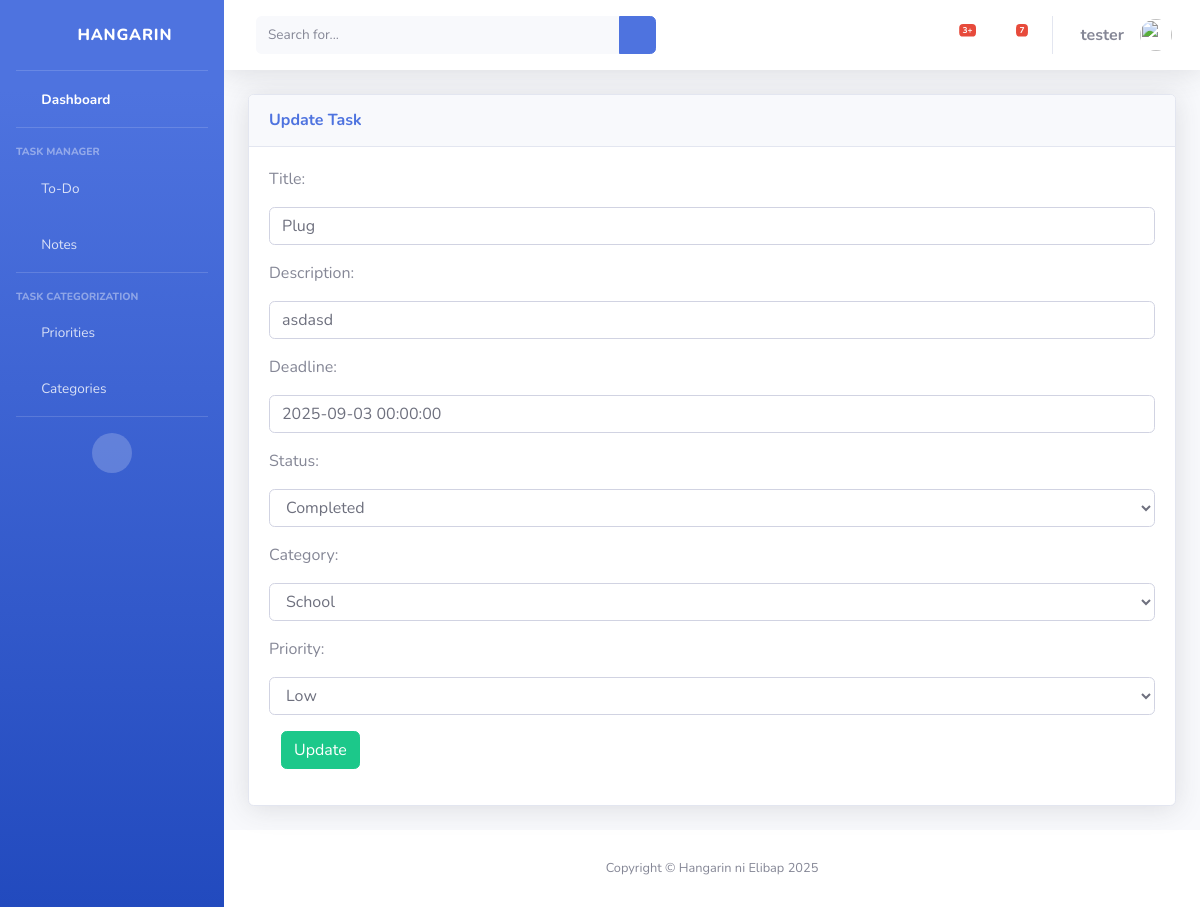
The page /task_list/21 (signed in) on the database its author committed.
### taskmanager/models.py (models this page shows, shortened)
class BaseModel(models.Model):
    created_at = models.DateTimeField(auto_now_add=True, db_index=True)
    updated_at = models.DateTimeField(auto_now=True)
    class Meta:
        abstract = True

class Task(BaseModel):
    title = models.CharField(max_length=150)
    description = models.CharField(max_length=500)
    deadline = models.DateTimeField()
    status = models.CharField(max_length=50,
        choices=[
            ("Pending", "Pending"),
            ("In Progress ", "In Progress"),
            ("Completed", "Completed"),
        ], default="pending"
    )
    category = models.ForeignKey(Category, null=True, blank=True, on_delete=models.CASCADE)
    priority = models.ForeignKey(Priority, null=True, blank=True, on_delete=models.CASCADE)

### taskmanager/views.py (the view)
# urls.py: path('task_list/<pk>', TaskUpdateView.as_view(), name='task-update'),
class TaskUpdateView(LoginRequiredMixin, UpdateView):
    model = Task
    form_class = TaskForm
    template_name = 'task_form.html'
    success_url = reverse_lazy('task-list')

### taskmanager/forms.py
class TaskForm(ModelForm):
    class Meta:
        model = Task
        fields = "__all__"

### taskmanager/models.py (called while the page is built)
    def __str__(self):
        return self.name

    def __str__(self):
        return self.name

### templates/task_form.html
{% extends 'base.html' %} {% load static %} {% block content %}
<div class="content">
    <div class="container-fluid">
        <div class="row">
            <div class="col-md-12">
                <div class="card shadow mb-4">
                    <div class="card-header py-3">
                        <h6 class="m-0 font-weight-bold text-primary">{% if object %}Update Task {% else %}Add New Task</h6>  {% endif %}
                    </div>
                    <div class="card-body">
                        <div class="table-responsive">
                            <form class="" action="" method="post" novalidate>
                            {% csrf_token %} {% include 'includes/form.html' %}
                                <div class="form-group">
                                    <div class="col-md-12 col-sm-3">
                                        <button type="submit" class="btn btn-primary btn-rounded btn-success">{% if object %}Update {% else %}Add</button>  {% endif %}
                                    </div>
                                </div>
                            </form>
                        </div>
                    </div>
                </div>
            </div>
        </div>
    </div>
</div>
{% endblock %}

### templates/base.html (shortened to what this page needs)
{% load static %}
{% load pwa %}
<!DOCTYPE html>
<html lang="en">
<head>
    <link rel="stylesheet" href="{% static 'css/sb-admin-2.min.css' %}">
    <link href="{% static 'vendor/fontawesome-free/css/all.min.css' %}" rel="stylesheet" type="text/css">
</head>
<body id="page-top">
    <div id="wrapper">
        <ul class="navbar-nav bg-gradient-primary sidebar sidebar-dark accordion" id="accordionSidebar">
            <a class="sidebar-brand d-flex align-items-center justify-content-center" href="{% url 'home' %}">
                <div class="sidebar-brand-icon rotate-n-15">
                    <i class="fas fa-clipboard-list"></i>
                </div>
                <div class="sidebar-brand-text mx-3">Hangarin</div>
            </a>
            <hr class="sidebar-divider my-0">
            <li class="nav-item active">
                <a class="nav-link" href="{% url 'home' %}">
                    <i class="fas fa-fw fa-tachometer-alt"></i>
                    <span>Dashboard</span></a>
            </li>
            <hr class="sidebar-divider">
            <div class="sidebar-heading">
                Task Manager
            </div>
            <li class="nav-item">
                <a class="nav-link collapsed" href="#" data-toggle="collapse" data-target="#collapseUtilities"
                    aria-expanded="true" aria-controls="collapseUtilities">
                    <i class="fas fa-fw fa-clipboard-list"></i>
                    <span>To-Do</span>
                </a>
            </li>
            <li class="nav-item">
                <a class="nav-link" href="{% url 'note-list' %}">
                    <i class="fas fa-fw fa-comments"></i>
                    <span>Notes</span></a>
            </li>
            <hr class="sidebar-divider">
            <div class="sidebar-heading">
                Task Categorization
            </div>
            <li class="nav-item">
                <a class="nav-link" href="{% url 'priority-list' %}">
                    <i class="fas fa-fw fa-calendar"></i>
                    <span>Priorities</span></a>
            </li>
            <li class="nav-item">
                <a class="nav-link" href="{% url 'category-list' %}">
                    <i class="fas fa-fw fa-folder"></i>
                    <span>Categories</span></a>
            </li>
            <hr class="sidebar-divider d-none d-md-block">
            <div class="text-center d-none d-md-inline">
                <button class="rounded-circle border-0" id="sidebarToggle"></button>
            </div>
        </ul>
        <div id="content-wrapper" class="d-flex flex-column">
            <div id="content">
                <nav class="navbar navbar-expand navbar-light bg-white topbar mb-4 static-top shadow">
                    <form
                        class="d-none d-sm-inline-block form-inline mr-auto ml-md-3 my-2 my-md-0 mw-100 navbar-search">
                        <div class="input-group">
                            <input type="text" class="form-control bg-light border-0 small" placeholder="Search for..."
                                aria-label="Search" aria-describedby="basic-addon2">
                            <div class="input-group-append">
                                <button class="btn btn-primary" type="button">
                                    <i class="fas fa-search fa-sm"></i>
                                </button>
                            </div>
                        </div>
                    </form>
                    <ul class="navbar-nav ml-auto">
                        <li class="nav-item dropdown no-arrow mx-1">
                            <a class="nav-link dropdown-toggle" href="#" id="alertsDropdown" role="button"
                                data-toggle="dropdown" aria-haspopup="true" aria-expanded="false">
                                <i class="fas fa-bell fa-fw"></i>
                                <span class="badge badge-danger badge-counter">3+</span>
                            </a>
                        </li>
                        <li class="nav-item dropdown no-arrow mx-1">
                            <a class="nav-link dropdown-toggle" href="#" id="messagesDropdown" role="button"
                                data-toggle="dropdown" aria-haspopup="true" aria-expanded="false">
                                <i class="fas fa-envelope fa-fw"></i>
                                <span class="badge badge-danger badge-counter">7</span>
                            </a>
                        </li>
                        <li class="nav-item dropdown no-arrow">
                            <a class="nav-link dropdown-toggle" href="#" id="userDropdown" role="button"
                                data-toggle="dropdown" aria-haspopup="true" aria-expanded="false">
                                <span class="mr-3 d-none d-lg-inline text-gray-600"><b>{{ request.user.username }}</b></span>
                                <img class="img-profile rounded-circle"
                                    src="{% static 'img/undraw_profile.svg'%}">
                            </a>
                        </li>
                    </ul>
                </nav>
                {% block content %}
                {% endblock %}
            </div>
            <footer class="sticky-footer bg-white">
                <div class="container my-auto">
                    <div class="copyright text-center my-auto">
                        <span>Copyright &copy; Hangarin ni Elibap 2025</span>
                    </div>
                </div>
            </footer>
        </div>
    </div>
</body>
</html>

### templates/includes/form.html (shortened to what this page needs)
{% load widget_tweaks %}
{% for field in form %}
<div class="field item form-group">
    <label>{{ field.label_tag }}</label>
    <div class="form-group">
        {% render_field field class="form-control" %}
    </div>
</div>
{% endfor %}

### rows shown on the page
Task: title "Plug" "asdasd" "2025-09-03 00:00:00" "Completed" "School" "Low"

### other values the page prints
{{ request.user.username }} "tester"
{{ field.label_tag }} "Title:" "Description:" "Deadline:" "Status:" "Category:" "Priority:"
